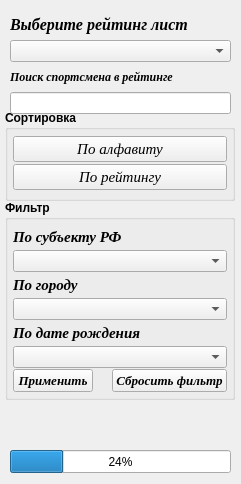
    <widget class="QWidget" name="page_8">
     <property name="geometry">
      <rect>
       <x>0</x>
       <y>0</y>
       <width>241</width>
       <height>484</height>
      </rect>
     </property>
     <attribute name="label">
      <string>Рейтинг</string>
     </attribute>
     <widget class="QGroupBox" name="groupBox_5">
      <property name="geometry">
       <rect>
        <x>5</x>
        <y>110</y>
        <width>230</width>
        <height>91</height>
       </rect>
      </property>
      <property name="font">
       <font>
        <weight>75</weight>
        <bold>true</bold>
       </font>
      </property>
      <property name="title">
       <string>Сортировка</string>
      </property>
      <layout class="QVBoxLayout" name="verticalLayout_15">
       <property name="spacing">
        <number>1</number>
       </property>
       <property name="leftMargin">
        <number>5</number>
       </property>
       <property name="topMargin">
        <number>5</number>
       </property>
       <property name="rightMargin">
        <number>5</number>
       </property>
       <property name="bottomMargin">
        <number>5</number>
       </property>
       <item>
        <widget class="QPushButton" name="Button_sort_alf_R">
         <property name="font">
          <font>
           <family>Times New Roman</family>
           <pointsize>11</pointsize>
           <weight>50</weight>
           <italic>true</italic>
           <bold>false</bold>
          </font>
         </property>
         <property name="text">
          <string>По алфавиту</string>
         </property>
        </widget>
       </item>
       <item>
        <widget class="QPushButton" name="Button_sort_rejting_in_R">
         <property name="font">
          <font>
           <family>Times New Roman</family>
           <pointsize>11</pointsize>
           <weight>50</weight>
           <italic>true</italic>
           <bold>false</bold>
          </font>
         </property>
         <property name="text">
          <string>По рейтингу</string>
         </property>
        </widget>
       </item>
      </layout>
     </widget>
     <widget class="QWidget" name="layoutWidget">
      <property name="geometry">
       <rect>
        <x>10</x>
        <y>10</y>
        <width>221</width>
        <height>104</height>
       </rect>
      </property>
      <layout class="QVBoxLayout" name="verticalLayout_22">
       <property name="spacing">
        <number>1</number>
       </property>
       <item>
        <layout class="QVBoxLayout" name="verticalLayout_17">
         <property name="spacing">
          <number>1</number>
         </property>
         <item>
          <widget class="QLabel" name="label_47">
           <property name="sizePolicy">
            <sizepolicy hsizetype="Expanding" vsizetype="Preferred">
             <horstretch>0</horstretch>
             <verstretch>0</verstretch>
            </sizepolicy>
           </property>
           <property name="font">
            <font>
             <family>Times New Roman</family>
             <pointsize>12</pointsize>
             <weight>75</weight>
             <italic>true</italic>
             <bold>true</bold>
            </font>
           </property>
           <property name="text">
            <string>Выберите рейтинг лист</string>
           </property>
          </widget>
         </item>
         <item>
          <widget class="QComboBox" name="comboBox_choice_R">
           <property name="sizePolicy">
            <sizepolicy hsizetype="Expanding" vsizetype="Fixed">
             <horstretch>0</horstretch>
             <verstretch>0</verstretch>
            </sizepolicy>
           </property>
          </widget>
         </item>
        </layout>
       </item>
       <item>
        <layout class="QVBoxLayout" name="verticalLayout_16">
         <property name="spacing">
          <number>1</number>
         </property>
         <item>
          <widget class="QLabel" name="label_77">
           <property name="font">
            <font>
             <family>Times New Roman</family>
             <weight>75</weight>
             <italic>true</italic>
             <bold>true</bold>
            </font>
           </property>
           <property name="text">
            <string>Поиск спортсмена в рейтинге</string>
           </property>
          </widget>
         </item>
         <item>
          <widget class="QLineEdit" name="lineEdit_find_player_in_R"/>
         </item>
        </layout>
       </item>
      </layout>
     </widget>
     <widget class="QGroupBox" name="groupBox_3">
      <property name="geometry">
       <rect>
        <x>5</x>
        <y>200</y>
        <width>230</width>
        <height>200</height>
       </rect>
      </property>
      <property name="font">
       <font>
        <weight>75</weight>
        <bold>true</bold>
       </font>
      </property>
      <property name="title">
       <string>Фильтр</string>
      </property>
      <layout class="QVBoxLayout" name="verticalLayout_21">
       <property name="spacing">
        <number>1</number>
       </property>
       <property name="leftMargin">
        <number>5</number>
       </property>
       <property name="topMargin">
        <number>5</number>
       </property>
       <property name="rightMargin">
        <number>5</number>
       </property>
       <property name="bottomMargin">
        <number>5</number>
       </property>
       <item>
        <layout class="QVBoxLayout" name="verticalLayout_18">
         <property name="spacing">
          <number>1</number>
         </property>
         <item>
          <widget class="QLabel" name="label_9">
           <property name="sizePolicy">
            <sizepolicy hsizetype="Expanding" vsizetype="Preferred">
             <horstretch>0</horstretch>
             <verstretch>0</verstretch>
            </sizepolicy>
           </property>
           <property name="font">
            <font>
             <family>Times New Roman</family>
             <pointsize>11</pointsize>
             <weight>75</weight>
             <italic>true</italic>
             <bold>true</bold>
            </font>
           </property>
           <property name="text">
            <string>По субъекту РФ</string>
           </property>
          </widget>
         </item>
         <item>
          <widget class="QComboBox" name="comboBox_filter_region_in_R">
           <property name="sizePolicy">
            <sizepolicy hsizetype="Expanding" vsizetype="Fixed">
             <horstretch>0</horstretch>
             <verstretch>0</verstretch>
            </sizepolicy>
           </property>
          </widget>
         </item>
        </layout>
       </item>
       <item>
        <layout class="QVBoxLayout" name="verticalLayout_19">
         <property name="spacing">
          <number>1</number>
         </property>
         <item>
          <widget class="QLabel" name="label_23">
           <property name="sizePolicy">
            <sizepolicy hsizetype="Expanding" vsizetype="Preferred">
             <horstretch>0</horstretch>
             <verstretch>0</verstretch>
            </sizepolicy>
           </property>
           <property name="font">
            <font>
             <family>Times New Roman</family>
             <pointsize>11</pointsize>
             <weight>75</weight>
             <italic>true</italic>
             <bold>true</bold>
            </font>
           </property>
           <property name="text">
            <string>По городу</string>
           </property>
          </widget>
         </item>
         <item>
          <widget class="QComboBox" name="comboBox_filter_city_in_R">
           <property name="sizePolicy">
            <sizepolicy hsizetype="Expanding" vsizetype="Fixed">
             <horstretch>0</horstretch>
             <verstretch>0</verstretch>
            </sizepolicy>
           </property>
          </widget>
         </item>
        </layout>
       </item>
       <item>
        <layout class="QVBoxLayout" name="verticalLayout_20">
         <property name="spacing">
          <number>1</number>
         </property>
         <item>
          <widget class="QLabel" name="label_35">
           <property name="sizePolicy">
            <sizepolicy hsizetype="Expanding" vsizetype="Preferred">
             <horstretch>0</horstretch>
             <verstretch>0</verstretch>
            </sizepolicy>
           </property>
           <property name="font">
            <font>
             <family>Times New Roman</family>
             <pointsize>11</pointsize>
             <weight>75</weight>
             <italic>true</italic>
             <bold>true</bold>
            </font>
           </property>
           <property name="text">
            <string>По дате рождения</string>
           </property>
          </widget>
         </item>
         <item>
          <widget class="QComboBox" name="comboBox_filter_date_in_R">
           <property name="sizePolicy">
            <sizepolicy hsizetype="Expanding" vsizetype="Fixed">
             <horstretch>0</horstretch>
             <verstretch>0</verstretch>
            </sizepolicy>
           </property>
          </widget>
         </item>
        </layout>
       </item>
       <item>
        <layout class="QHBoxLayout" name="horizontalLayout_14">
         <item>
          <widget class="QPushButton" name="Button_filter_R">
           <property name="sizePolicy">
            <sizepolicy hsizetype="Expanding" vsizetype="Fixed">
             <horstretch>0</horstretch>
             <verstretch>0</verstretch>
            </sizepolicy>
           </property>
           <property name="font">
            <font>
             <family>Times New Roman</family>
             <pointsize>10</pointsize>
             <italic>true</italic>
            </font>
           </property>
           <property name="text">
            <string>Применить</string>
           </property>
          </widget>
         </item>
         <item>
          <spacer name="horizontalSpacer_6">
           <property name="orientation">
            <enum>Qt::Horizontal</enum>
           </property>
           <property name="sizeHint" stdset="0">
            <size>
             <width>40</width>
             <height>20</height>
            </size>
           </property>
          </spacer>
         </item>
         <item>
          <widget class="QPushButton" name="Button_reset_fltr_in_R">
           <property name="sizePolicy">
            <sizepolicy hsizetype="Expanding" vsizetype="Fixed">
             <horstretch>0</horstretch>
             <verstretch>0</verstretch>
            </sizepolicy>
           </property>
           <property name="font">
            <font>
             <family>Times New Roman</family>
             <pointsize>10</pointsize>
             <italic>true</italic>
            </font>
           </property>
           <property name="text">
            <string>Сбросить фильтр</string>
           </property>
          </widget>
         </item>
        </layout>
       </item>
      </layout>
     </widget>
     <widget class="QProgressBar" name="progressBar">
      <property name="geometry">
       <rect>
        <x>10</x>
        <y>450</y>
        <width>221</width>
        <height>23</height>
       </rect>
      </property>
      <property name="value">
       <number>24</number>
      </property>
     </widget>
    </widget>
